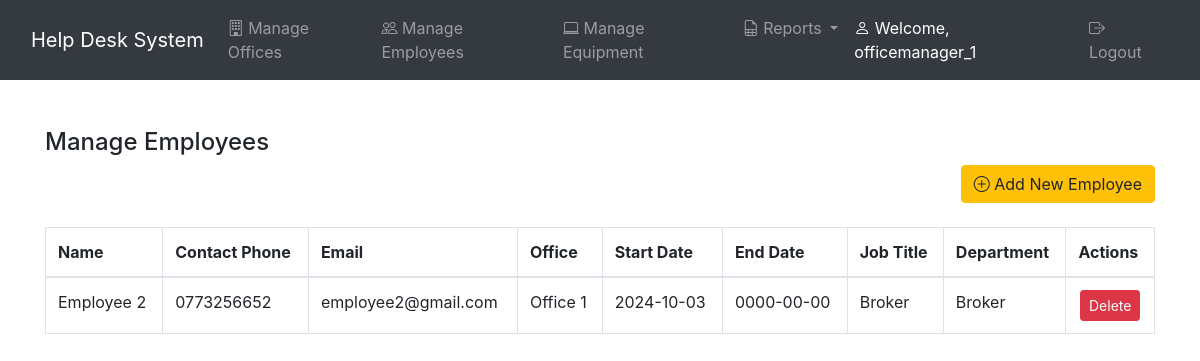
The app's page /employees.php (signed in) with its own data.
### tables this page shows
CREATE TABLE employees (
    employee_id INT AUTO_INCREMENT PRIMARY KEY,
    office_id INT,
    name VARCHAR(100),
    contact_phone VARCHAR(15),
    email VARCHAR(100),
    start_date DATE,
    end_date DATE,
    job_title VARCHAR(50),
    department VARCHAR(50),
    FOREIGN KEY (office_id) REFERENCES offices(office_id)
);

CREATE TABLE offices (
    office_id INT AUTO_INCREMENT PRIMARY KEY,
    name VARCHAR(100),
    address VARCHAR(255),
    contact_phone VARCHAR(15),
    specialisation VARCHAR(100)
);

### employees.php (the view, shortened to what this page needs)
<!DOCTYPE html>
<html lang="en">
<head>
    <link rel="stylesheet" href="assets/css/bootstrap.min.css">
    <link rel="stylesheet" href="https://cdn.jsdelivr.net/npm/bootstrap-icons@1.7.1/font/bootstrap-icons.css">
</head>
<body>
    <?php include 'nav.php'; ?>
    <div class="container mt-5">
        <h4>Manage Employees</h4>
        <div class="d-flex justify-content-end mb-4">
            <button type="button" class="btn btn-warning" data-bs-toggle="modal" data-bs-target="#addEmployeeModal">
                <i class="bi bi-plus-circle"></i> Add New Employee
            </button>
        </div>
        <table class="table table-bordered mb-5">
            <thead>
                <tr>
                    <th>Name</th>
                    <th>Contact Phone</th>
                    <th>Email</th>
                    <th>Office</th>
                    <th>Start Date</th>
                    <th>End Date</th>
                    <th>Job Title</th>
                    <th>Department</th>
                    <th>Actions</th>
                </tr>
            </thead>
            <tbody>
                <?php
                $result = $conn->query("SELECT e.*, o.name as office_name
                                        FROM employees e
                                        JOIN offices o ON e.office_id = o.office_id");
                while ($row = $result->fetch_assoc()) {
                    echo "<tr>
                        <td>{$row['name']}</td>
                        <td>{$row['contact_phone']}</td>
                        <td>{$row['email']}</td>
                        <td>{$row['office_name']}</td>
                        <td>{$row['start_date']}</td>
                        <td>{$row['end_date']}</td>
                        <td>{$row['job_title']}</td>
                        <td>{$row['department']}</td>
                        <td>
                            <center>
                                <a href='employees.php?delete_employee={$row['employee_id']}' class='btn btn-danger btn-sm'>Delete</a>
                            </center>
                        </td>
                    </tr>";
                }
                ?>
            </tbody>
        </table>
    </div>
</body>
</html>

### records on screen
employees: name "Employee 2", contact_phone "0773256652", email "employee2@gmail.com", office.name "Office 1", start_date "2024-10-03", end_date "0000-00-00", job_title "Broker", department "Broker"

### other values on screen
$_SESSION['username'] "officemanager_1"
